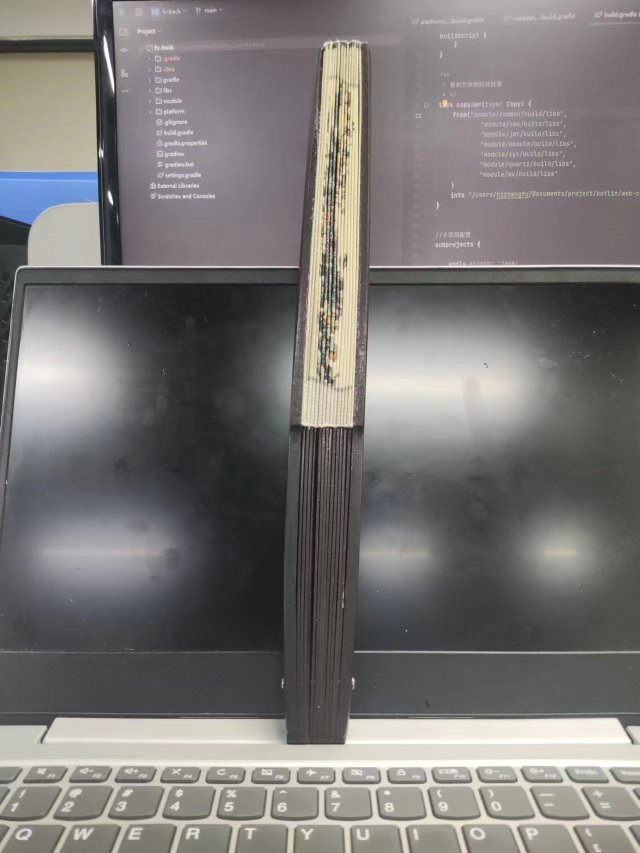
#> input picture images/shanzi/image1.jpg, 1279 x 1706 px (shown at 1/2 size)
$ python manualKeyPointsTest.py
#> lines starting #> are read from the running program, lines starting #| are printed output that depends on the picture; after the words box and inside, x2 and y2 are one past the last pixel; in counts of white or black regions, pixels touching at a corner belong together
#> further down, image1 is the input picture: shape (1706, 1279, 3); mean B, G, R 117.8, 119.4, 121.9
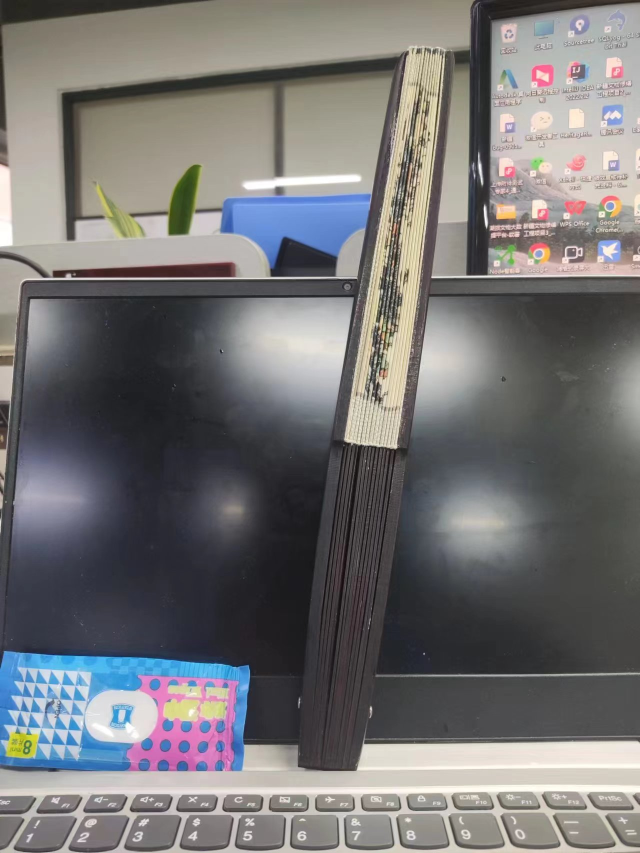
#> input picture images/shanzi/image3.jpg, 1279 x 1706 px (shown at 1/2 size)
#> further down, image2 is the input picture: shape (1706, 1279, 3); mean B, G, R 116.1, 115.6, 116.7
### Angle/manualKeyPoint.py
import cv2
import numpy as np
import matplotlib.pyplot as plt


# 获取照片1中指定关键点在照片2中的对应位置
def find_corresponding_points(kp1, kp2, matches):
    points = []
    for match in matches:
        points.append((kp1[match.queryIdx].pt, kp2[match.trainIdx].pt))
    return points


# 给定两张图片，以及指定的关键点，返回两张图片关键点的对应关系。
def manualKeyPoints(img1,img2,specified_keypoints_coords):
    # 将图片转换为灰度图
    gray1 = cv2.cvtColor(img1, cv2.COLOR_BGR2GRAY)
    gray2 = cv2.cvtColor(img2, cv2.COLOR_BGR2GRAY)

    # 初始化SIFT特征检测器
    sift = cv2.SIFT_create()

    # 搜索 specified_keypoints_coords 附近的关键点坐标
    kpn1, desn1 = sift.detectAndCompute(gray1, None)
#> kpn1 = 3875 keypoints; strongest (x, y, size): (223, 403, 5.7), (222, 402, 6.1), (706, 1359, 4.1), (813, 1261, 2)
    specified_keypoints_coords = np.array(specified_keypoints_coords)
    # 初始化新的关键点和描述符列表
    kp1 = []
    des1 = []
    # 设置距离阈值
    distance_threshold = 100
    # 遍历每一个关键点
    for i, kp in enumerate(kpn1):
        x, y = kp.pt
        distances = np.sqrt(np.sum((specified_keypoints_coords - np.array([x, y])) ** 2, axis=1))
        # 检查是否有任意一个距离小于阈值
        if np.any(distances < distance_threshold):
            kp1.append(kp)
            des1.append(desn1[i])
#> this loop made 3875 passes
#> (kp, x, y, distances) on passes 1 to 3: (keypoint at (4.5, 1230.5), size 1.9, 4.49, 1230.5, [686.4, 781.6, 660.3, 699.8, 618.7, 749.3]), (keypoint at (4.5, 1230.5), size 1.9, 4.49, 1230.5, [686.4, 781.6, 660.3, 699.8, 618.7, 749.3]), (keypoint at (5.5, 813.9), size 1.8, 5.47, 813.9, [965.5, 1032.1, 914.9, 942.9, 861.5, 954.3])
#> after the loop, des1 = 225 items; kp1 = 225 keypoints; strongest (x, y, size): (706, 1359, 4.1), (565, 1365, 2.7), (565, 1359, 2.4), (756, 1488, 88.9)
    # 将描述符转换为numpy数组
    des1 = np.array(des1)

    print(f"KeyPoints 1 number:{len(kp1)}")
#| KeyPoints 1 number:225

    plt.figure(figsize=(2*4,2*4))

    img1_with_keypoints = cv2.drawKeypoints(img1, kp1, None, color=(0, 255, 0), flags=cv2.DrawMatchesFlags_DRAW_RICH_KEYPOINTS)
    for coord in specified_keypoints_coords:
        cv2.circle(img1_with_keypoints, coord, 30, (0, 0, 255), -1)  # 红色 (BGR), 半径为10, 实心圆
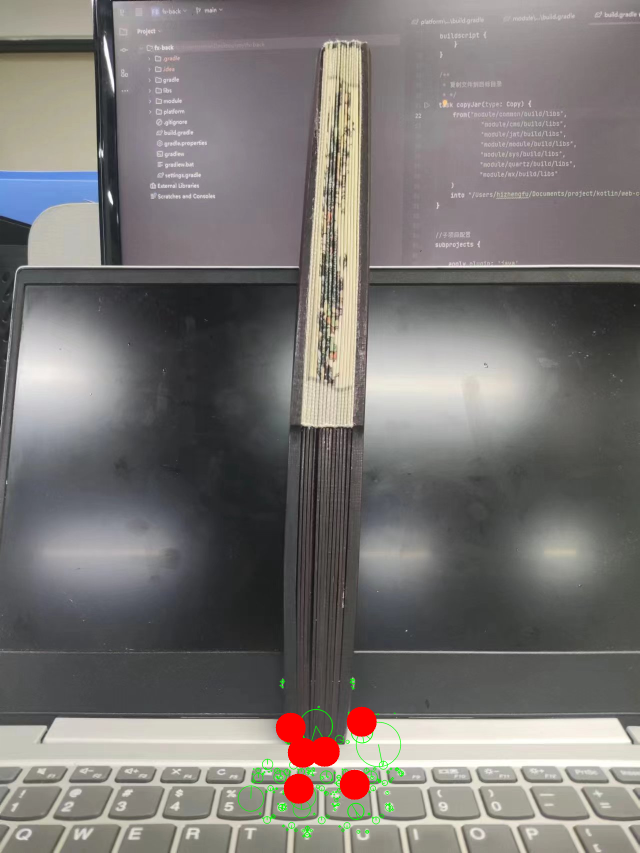
#> img1_with_keypoints: shape (1706, 1279, 3) (shown at 1/2 size); mean B, G, R 116.2, 118.4, 122.2
    plt.subplot(2,2,1),plt.imshow(cv2.cvtColor(img1_with_keypoints, cv2.COLOR_BGR2RGB)),plt.title("img1 with initial target(Red) and keypoints(green)")

    # 检测图片2的关键点和计算描述子
    kp2, des2 = sift.detectAndCompute(gray2, None)
#> kp2 = 4367 keypoints; strongest (x, y, size): (848, 1307, 2.1), (742, 1417, 3.5), (765, 684, 3.3), (786, 478, 3)

    img2_with_keypoints = cv2.drawKeypoints(img2, kp2, None, color=(0, 255, 0), flags=cv2.DrawMatchesFlags_DRAW_RICH_KEYPOINTS)
    plt.subplot(2,2,3),plt.imshow(cv2.cvtColor(img2_with_keypoints, cv2.COLOR_BGR2RGB)),plt.title("img2 with keypoints(green)")

    # 将描述子转换为浮点型
    # 由于cv2.FlannBasedMatcher不支持ORB描述子(descriptors)的默认格式。FLANN匹配器通常用于SIFT和SURF描述子，它们是浮点型的，而ORB描述子是8位的整数型。要解决这个问题，可以将ORB描述子转换为浮点型。
    des1 = des1.astype('float32')
    des2 = des2.astype('float32')

    # 使用FLANN匹配器进行匹配
    FLANN_INDEX_KDTREE = 1
    index_params = dict(algorithm=FLANN_INDEX_KDTREE, trees=5)
    search_params = dict(checks=50)

    flann = cv2.FlannBasedMatcher(index_params, search_params)
    matches = flann.knnMatch(des1, des2, k=2)
#> matches = 225 matches

    # 使用Lowe's ratio test来筛选匹配点
    good_matches = []
    for m,n in matches:
        if m.distance < 0.7 * n.distance:
            good_matches.append(m)
#> after the loop, good_matches = 58 matches
    print(f"Good match number:{len(good_matches)}")
#| Good match number:58

    # 找到照片2中对应的关键点位置
    corresponding_points = find_corresponding_points(kp1, kp2, good_matches)
#> the loop in find_corresponding_points, `for match in matches:` made 58 passes
#> after the loop in find_corresponding_points, `for match in matches:`: points = 58 items
#> corresponding_points = 58 items

    srcPts = []
    dstPts = []

    # 在照片2中标注关键点和位移箭头
    img2_with_keypoints = img2.copy()
    for i, (pt1, pt2) in enumerate(corresponding_points):
        start_point = (int(pt1[0]), int(pt1[1]))
        end_point = (int(pt2[0]), int(pt2[1]))
        srcPts.append(start_point)
        dstPts.append(end_point)
        cv2.circle(img2_with_keypoints, start_point , 20, (0, 0, 255), -1)
        cv2.circle(img2_with_keypoints, end_point, 20, (0, 255, 0), -1)
        cv2.arrowedLine(img2_with_keypoints, start_point, end_point, (255, 0, 0), 5, tipLength=0.05)
#> this loop made 58 passes
#> (pt1, pt2, start_point, end_point) on passes 1 to 11: ((506.4, 1561.8), (449.3, 1618.8), (506, 1561), (449, 1618)), ((516.1, 1555.3), (550.5, 1609), (516, 1555), (550, 1608)), ((519.8, 1627), (559.9, 1685.8), (519, 1626), (559, 1685)), ((525.3, 1547.2), (561, 1601.9), (525, 1547), (560, 1601)), ((537.3, 1543.1), (574, 1598.2), (537, 1543), (574, 1598)), ((540.6, 1575.9), (577.8, 1631.9), (540, 1575), (577, 1631)), ((553.1, 1577), (380.8, 1632.7), (553, 1576), (380, 1632)), ((553.9, 1541.1), (589.4, 1595.8), (553, 1541), (589, 1595)), ((555.8, 1607.2), (597.5, 1662.2), (555, 1607), (597, 1662)), ((559.7, 1553.4), (598.5, 1606.6), (559, 1553), (598, 1606)), ((565, 1609.7), (604, 1666.9), (565, 1609), (604, 1666))
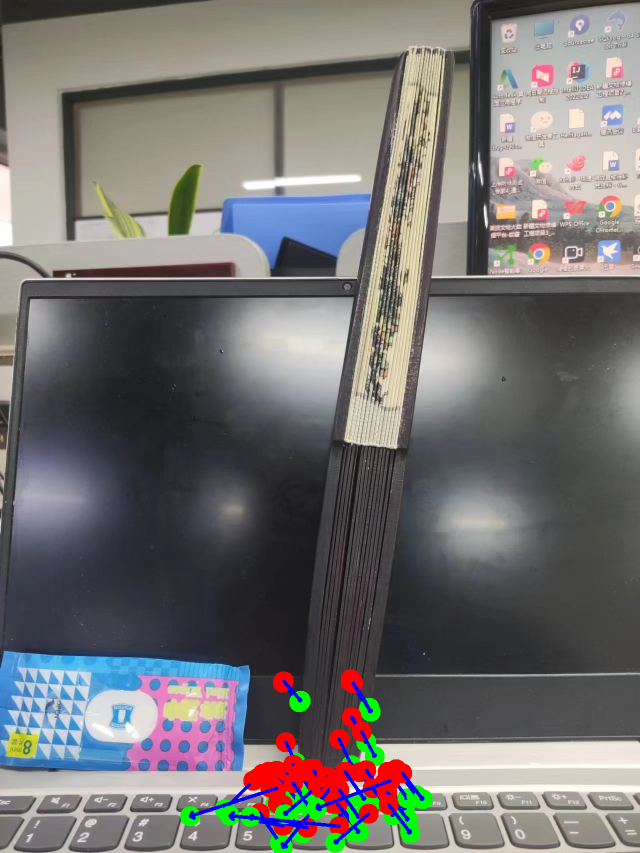
#> img2_with_keypoints: shape (1706, 1279, 3) (shown at 1/2 size); 3.08% of pixels changed, all inside (x1, y1, x2, y2) = (360, 1338, 866, 1706)
#> after the loop, dstPts = 58 pairs, first value 380 to 845, second value 1401 to 1694; srcPts = 58 pairs, first value 506 to 804, second value 1358 to 1655

    plt.subplot(2,2,4),plt.imshow(cv2.cvtColor(img2_with_keypoints, cv2.COLOR_BGR2RGB)),plt.title("KeyPoint match result:")
    plt.show()

    srcPts = np.array(srcPts, dtype=np.float32).reshape(-1, 2)
    dstPts = np.array(dstPts, dtype=np.float32).reshape(-1, 2)

    return srcPts,dstPts


# 根据关键点的对应关系（srcPts，dstPts），将两张图片调整到一样的位置
# [26 lines left out: function adjustImagesToSamePosWithSrcDst, not called in this run]

### Angle/test/manualKeyPointsTest.py
import cv2
import matplotlib.pyplot as plt
from Angle.manualKeyPoint import manualKeyPoints

# 读取两张照片
# image1 = cv2.imread('../images/kuiguangta/image1.jpg')
# image2 = cv2.imread('../images/kuiguangta/image3.jpg')
image1 = cv2.imread("../../images/shanzi/image1.jpg")
image2 = cv2.imread("../../images/shanzi/image3.jpg")


# 在照片1中手动指定关键点坐标
unchangedPoints = [(597,1577),(709,1569),(605,1505),(649,1503),(581,1455),(723,1443)]
trackPoint = [(635,1255),(623,913),(619,711),(593,449),(603,229),(603,523)]


srcPts,dstPts = manualKeyPoints(image1,image2,unchangedPoints)

# print("srcpts",srcPts)
# print("dstpts",dstPts)

# 计算变换矩阵
M, mask = cv2.findHomography(dstPts, srcPts, cv2.RANSAC, 5.0)
#> M = [[0.819, -0.0716, 100.8], [-0.0284, 0.668, 260.3], [-2.09e-05, -8.65e-05, 1]]; mask = 58 values, max 1 at index 1, min 0 at index 0, mean 0.707

# 应用变换矩阵
h, w, d = image1.shape
#> h = 1706; w = 1279; d = 3
image2_aligned = cv2.warpPerspective(image2, M, (w, h))

# 找到有效区域
Grayimg2 = cv2.cvtColor(image2_aligned, cv2.COLOR_BGR2GRAY) # 先要转换为灰度图片
ret, thresh = cv2.threshold(Grayimg2, 1, 255,cv2.THRESH_BINARY) # 这里的第二个参数要调，是阈值！
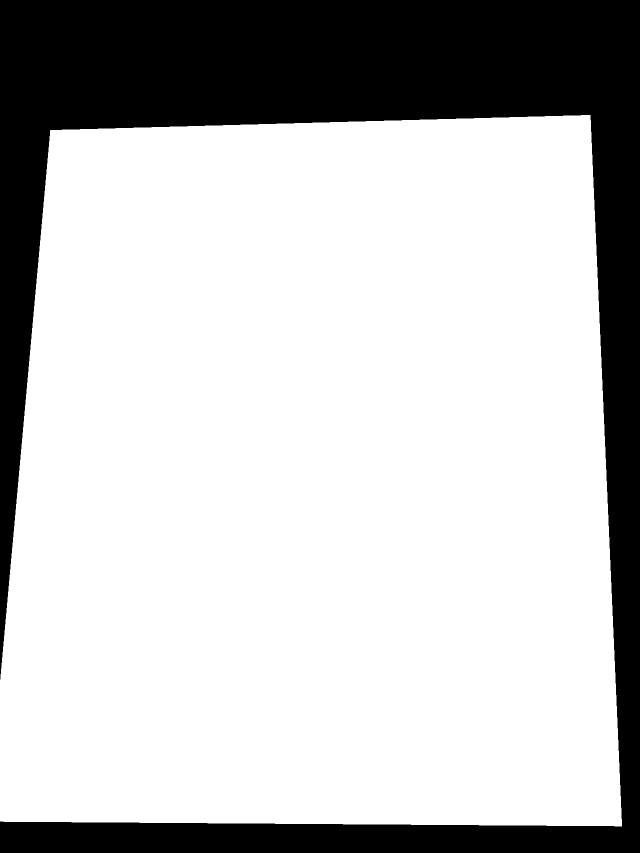
#> thresh: shape (1706, 1279) (shown at 1/2 size); 75.4% white; 1 black region
contours, _ = cv2.findContours(thresh, cv2.RETR_CCOMP, cv2.CHAIN_APPROX_SIMPLE)
#> contours = 1 contour; box (x1, y1, x2, y2) and area: (0, 230, 1244, 1653) 1641942

x, y, w, h = cv2.boundingRect(contours[0])
#> x = 0; y = 230; w = 1244; h = 1423

# 裁剪图像
image1_cropped = image1[y:y+h, x:x+w]
image2_aligned_cropped = image2_aligned[y:y+h, x:x+w]

# 显示结果
plt.subplot(121),plt.imshow(image1),plt.title("image1")
plt.subplot(122),plt.imshow(image2_aligned_cropped),plt.title("image2_aligned_cropped")
plt.show()
#> figure, not shown here; B, G, R data is drawn as R, G, B

manualKeyPoints(image1_cropped,image2_aligned_cropped,trackPoint)
#> in manualKeyPoints (call 2), `kpn1, desn1 = sift.detectAndCompute(gray1, None)`: kpn1 = 3058 keypoints; strongest (x, y, size): (223, 173, 5.7), (222, 172, 6.1), (706, 1129, 4.1), (813, 1031, 2)
#> the loop in manualKeyPoints (call 2), `for i, kp in enumerate(kpn1):` made 3058 passes
#> (kp, x, y, distances) on passes 1 to 3: (keypoint at (4.5, 1000.5), size 1.9, 4.49, 1000.5, [679.9, 624.7, 679.3, 806.5, 976.4, 765.6]), (keypoint at (4.5, 1000.5), size 1.9, 4.49, 1000.5, [679.9, 624.7, 679.3, 806.5, 976.4, 765.6]), (keypoint at (5.5, 583.9), size 1.8, 5.47, 583.9, [920.2, 699.8, 626.6, 602.8, 695, 600.6])
#> after the loop in manualKeyPoints (call 2), `for i, kp in enumerate(kpn1):`: des1 = 987 items; kp1 = 987 keypoints; strongest (x, y, size): (658, 422, 3.3), (662, 266, 3), (647, 462, 3.7), (652, 372, 3.5)
#| KeyPoints 1 number:987
#> after the loop in manualKeyPoints (call 2), `for coord in specified_keypoints_coords:`:
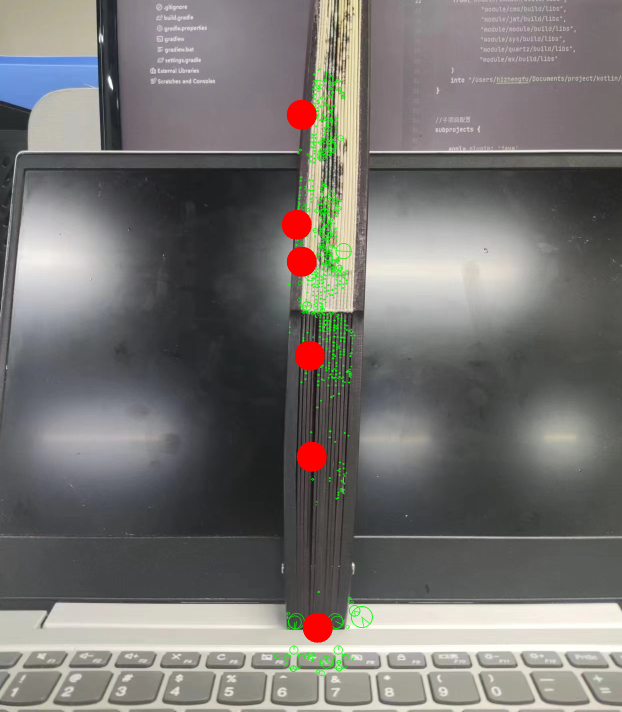
#> img1_with_keypoints: shape (1423, 1244, 3) (shown at 1/2 size); mean B, G, R 113.9, 116.5, 119
#> in manualKeyPoints (call 2), `kp2, des2 = sift.detectAndCompute(gray2, None)`: kp2 = 3728 keypoints; strongest (x, y, size): (80, 374, 19.1), (1192, 382, 8), (86, 278, 13.6), (917, 312, 4.3)
#> in manualKeyPoints (call 2), `matches = flann.knnMatch(des1, des2, k=2)`: matches = 987 matches
#> after the loop in manualKeyPoints (call 2), `for m,n in matches:`: good_matches = 214 matches
#| Good match number:214
#> in manualKeyPoints (call 2), `corresponding_points = find_corresponding_points(kp1, kp2, good_matches)`: corresponding_points = 214 items
#> the loop in manualKeyPoints (call 2), `for i, (pt1, pt2) in enumerate(corresponding_points):` made 214 passes
#> (pt1, pt2) on passes 19 to 21: ((618.2, 625.9), (675.6, 688.1)), ((620, 703.8), (657.7, 821.7)), ((620.6, 1310.2), (619.7, 1310.9))
#> after the loop in manualKeyPoints (call 2), `for i, (pt1, pt2) in enumerate(corresponding_points):`:
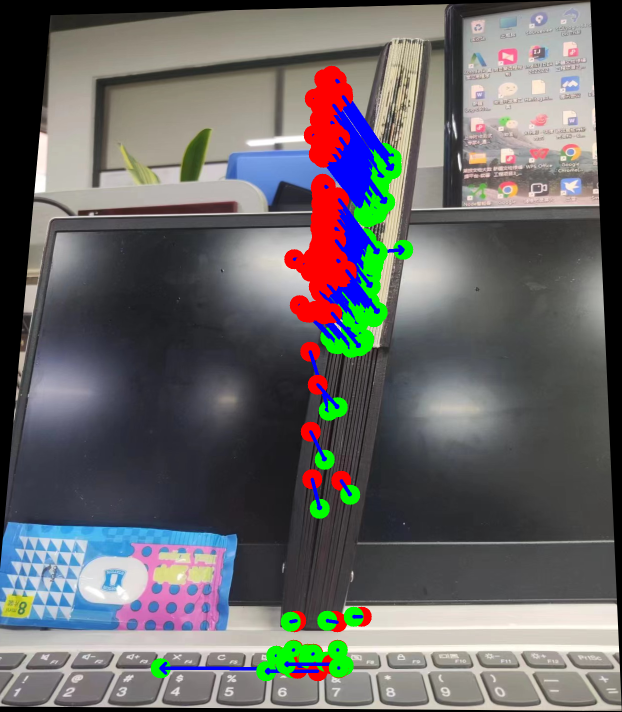
#> img2_with_keypoints: shape (1423, 1244, 3) (shown at 1/2 size); mean B, G, R 103.1, 102.8, 104.5
#> in manualKeyPoints (call 2), `plt.show()`:
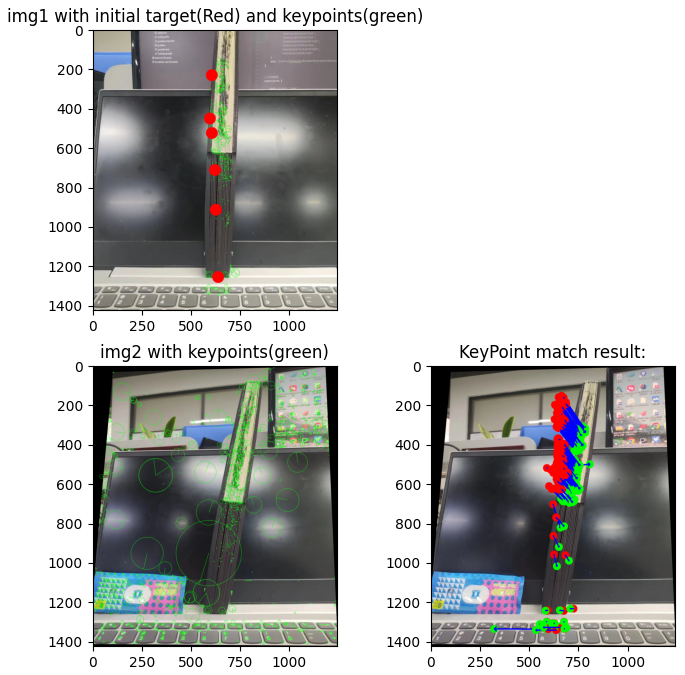
#> figure drawn by matplotlib, 3 panels

# moveDetectionByKeyPoints(image1_cropped,image2_aligned_cropped)
